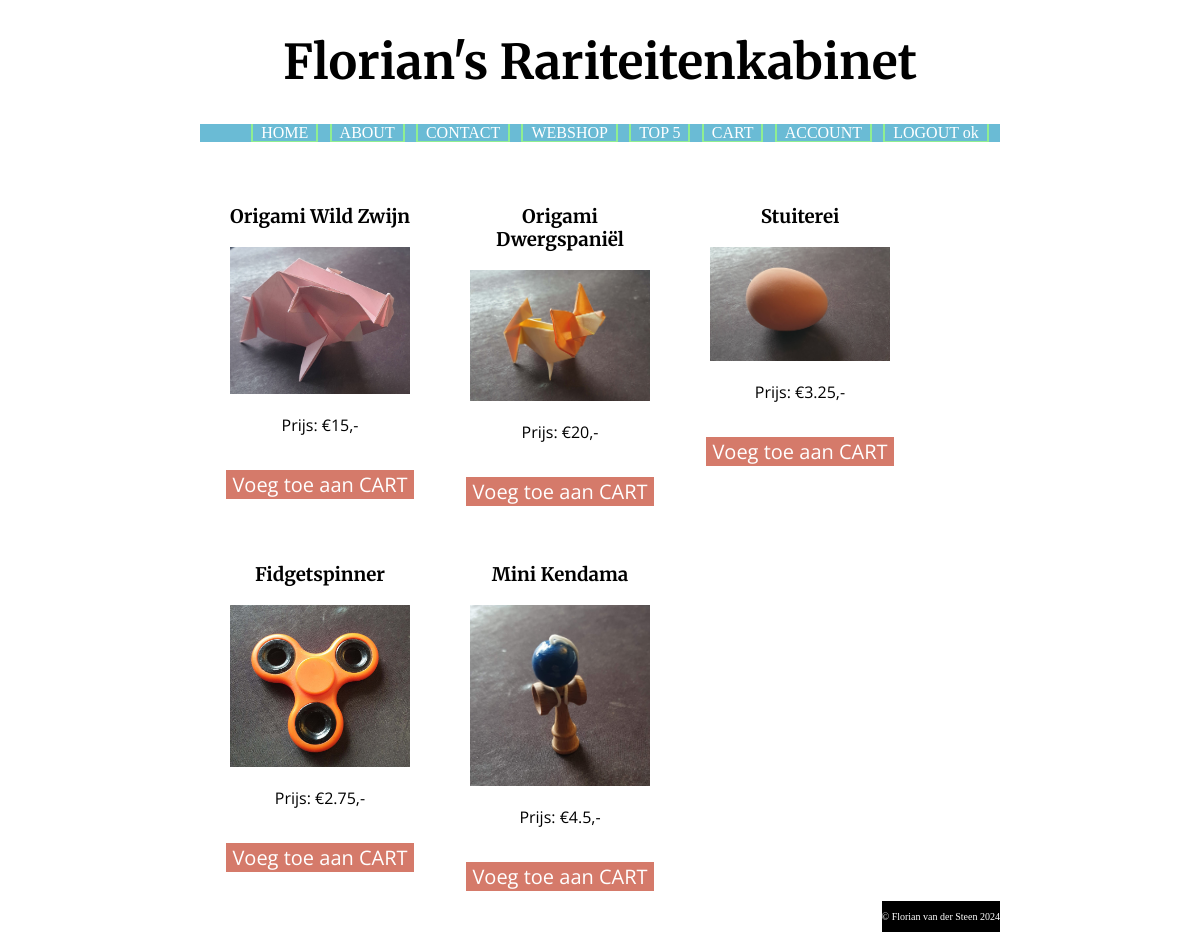
The app's page /index.php?page=topK&top=5 (signed in) with its own data.
### tables this page shows
CREATE TABLE `products` (
  `id` int(11) NOT NULL,
  `name` text NOT NULL,
  `description` text NOT NULL,
  `price` int(255) NOT NULL,
  `fname` text NOT NULL
);

### controllers/PageController.php (called while the page is built, shortened)
<?php
require_once("models/PageModel.php");
class PageController {
    private $model;
    public function __construct() {
        $this->model = new PageModel(NULL);
    }
    public function handleRequest() {
        $this->processRequest();
        $this->showResponse();
    }
    private function getRequest() {
        $this->model->getRequestedPage();
    }
    private function processRequest() {
        switch ($this->model->page) {
            case "topK":
                require_once("models/ProductModel.php");
                $this->model = new ProductModel($this->model);
                $this->model->getTopKProducts();
                $this->model->handleCartAction();
                break;
        }
    }
    private function showResponse() {
        $this->model->createMenu();
        $this->model->setTitle();
        $view = NULL;
        switch ($this->model->page) {
            case "topK":
                include_once("views/TopKDoc.php");
                $view = new TopKDoc($this->model);
                break;
        }
        $view->show();
    }
}

### index.php (called while the page is built, shortened)
<?php
require_once("controllers/PageController.php");
$controller = new PageController();
$controller -> handleRequest();

### models/ProductModel.php (called while the page is built, shortened)
<?php
require_once("PageModel.php");
class ProductModel extends PageModel {
    public $k;
    public function getTopKProducts() {
        if ($this->isPost) {
            $this->k = $this->getPostVar("k");
        }
        else {
            $this->k = $this->getGetVar("top");
        }
        include_once(__DIR__ . "/../communication.php");
        try {
            $this->products = getTopKProducts($this->k);
        }
        catch (Exception $e) {
            $this->errors["general"] = "Er is een technische storing. Probeer het later nogmaals.";
            $this->logError("Shop load failed. MySQL err:" . $e->getMessage());
        }
        $this->loggedIn = $this->sessionManager->isUserLoggedIn();
    }
}

### communication.php (called while the page is built, shortened)
<?php
function makeDataBaseConnection() {
    $servername = getenv("MYSQL_FLORIAN_WEBSHOP_HOST");
    $dbname = getenv("MYSQL_FLORIAN_WEBSHOP_DATABASE");
    $username = getenv("MYSQL_FLORIAN_WEBSHOP_USER");
    $password = getenv("MYSQL_FLORIAN_WEBSHOP_PASSWORD");
    $conn = mysqli_connect($servername, $username, $password, $dbname);
    return $conn;
}
function executeDataBaseQuery($query, $conn) {
    $result = mysqli_query($conn, $query);
    return $result;
}
function getTopKProducts($k) {
    $conn = makeDataBaseConnection();
    try {
        $k = mysqli_real_escape_string($conn, $k);
        $query = "SELECT p.*, SUM(op.quantity) as total_sold FROM orders_products as op
        RIGHT JOIN products as p ON op.product_id = p.id
        LEFT JOIN orders as o ON op.order_id = o.id
        WHERE o.order_date > DATE_SUB(date(CURRENT_DATE), INTERVAL 7 DAY) or o.order_date IS NULL
        GROUP BY p.id
        ORDER BY total_sold DESC
        LIMIT " . $k . ";";
        $result = executeDataBaseQuery($query, $conn);
        while($row = mysqli_fetch_assoc($result)) {
            $products[$row["id"]] = array("id"=> $row["id"], "name"=>$row["name"], "description"=>$row["description"], "price"=>$row["price"], "fname"=>$row["fname"]);
        }
        return $products;
    }
    finally {
        mysqli_close($conn);
    }
}

### models/PageModel.php (called while the page is built, shortened)
<?php
require_once("SessionManager.php");
class PageModel {
    public function __construct($copy) {
        if (empty($copy)) {
            $this->sessionManager = new SessionManager();
        }
        else {
            $this->sessionManager = $copy->sessionManager;
        }
    }
}

### SessionManager.php (called while the page is built, shortened)
<?php
class SessionManager {
    private function getSessionVar($key, $default="") {
        if (isset($_SESSION[$key])) {
            return $_SESSION[$key];
        }
        return $default;
    }
    public function isUserLoggedIn() {
        return !empty($this->getSessionVar('email'));
    }
}

### views/TopKDoc.php (the view)
<?php
require "ProductDoc.php";
class TopKDoc extends ProductDoc {
    protected function showContent() {
        $products = $this->model->products;
        echo '<div class="product-list">';
        foreach($products as $id=>$product) {
            echo '<div class="product">';
            echo '<a class="product" href="index.php?page=detail&detail=' . $id . '"><div class="product">' . PHP_EOL;
            echo '<h3>' . $product["name"] . '</h3>' . PHP_EOL;
            echo '<img src="Images/' . $product["fname"] . '" alt="' . $product["description"] . '">';
            echo '<p>Prijs: &euro;' . $product["price"] / 100  . ',-</p>';
            echo '</div></a>' . PHP_EOL;
            if ($this->model->loggedIn) {
                $this->showActionButton("addToCart", "topK", "cartAddButton", "Voeg toe aan CART", $id, $this->model->k);
            }
            echo "</div>";
        }
        echo '</div>';
    }
}

### views/ProductDoc.php (shortened to what this page needs)
<?php
require "BasicDoc.php";
abstract class ProductDoc extends BasicDoc {
    protected function showActionButton ($action, $processPage, $buttonId, $buttonText, $productId=NULL, $k=NULL) {
            echo '<form action="' . htmlspecialchars($_SERVER['PHP_SELF']) . '" method="POST">';
            echo '<input id="' . $buttonId . '" type="submit" value="' . $buttonText . '">
        </form>';
    }
}

### css/styles.css (style rules this page uses)
body { width: 800px; margin: auto; background-color: white; }
h2, h3, h4 { font-family: "Merriweather", serif; }
form { font-family: "Open Sans", sans-serif; }
input, select, textarea { width: 400px; display: inline-block; }
input[type=radio], .radio, input[type=submit] { width: auto; }
.product-list { display: flex; flex-wrap: wrap; align-content: flex-start; }
.product { flex-grow: 0; flex-shrink: 0; flex-basis: calc(30% - 20px); margin: 10px; text-align: center; text-decoration: none; color: black; }
.product img { width: 90%; height: 90%; }
.product p { font-family: "Open Sans", sans-serif; }
.product a, .cart-list a { color: inherit; }
.detail-info input, .product-list input, #purchaseButton { border: none; font-family: "Open Sans", sans-serif; background-color: #D57A6A; color: white; font-size: 20px; }

### records on screen
products: name "Origami Wild Zwijn", fname (picture), $product['price']/100 "15"
products: name "Origami Dwergspaniël", fname (picture), $product['price']/100 "20"
products: name "Stuiterei", fname (picture), $product['price']/100 "3.25"
products: name "Fidgetspinner", fname (picture), $product['price']/100 "2.75"
products: name "Mini Kendama", fname (picture), $product['price']/100 "4.5"

### other values on screen
$label "HOME"
$label "ABOUT"
$label "CONTACT"
$label "WEBSHOP"
$label "TOP 5"
$label "CART"
$label "ACCOUNT"
$label "LOGOUT ok"
